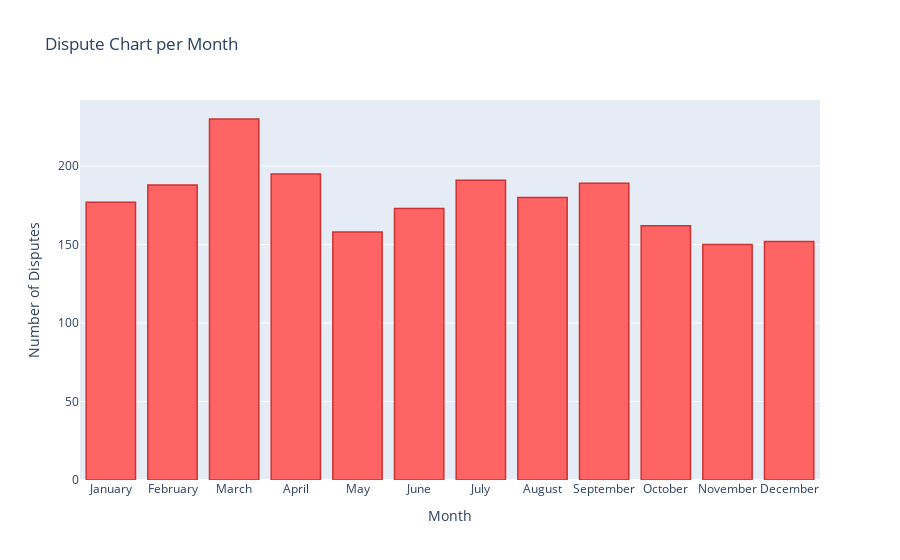

Notebook code for this chart:
### Code cell
# Create a bar chart for disputes
disputes_chart = go.Bar(
    x=months,
    y=disputes_by_month,
    name='Disputes',
    marker=dict(
        color='#FF6464',
        line=dict(
            color='#CD3232',
            width=1.5
        )
    )
)

# Create the first plot for disputes
fig_disputes = go.Figure(data=[disputes_chart])
fig_disputes.update_layout(title="Dispute Chart per Month",
                           xaxis_title="Month",
                           yaxis_title="Number of Disputes")

# Display the plots
fig_disputes.show()

### Figure 1 — Plotly figure (JSON) as saved in the notebook; plotly's stock layout.template omitted (floating-point values rounded to 4 significant figures)
{"data": [{"marker": {"color": "#FF6464", "line": {"color": "#CD3232", "width": 1.5}}, "name": "Disputes", "type": "bar", "x": ["January", "February", "March", "April", "May", "June", "July", "August", "September", "October", "November", "December"], "y": [177, 188, 230, 195, 158, 173, 191, 180, 189, 162, 150, 152]}], "layout": {"title": {"text": "Dispute Chart per Month"}, "xaxis": {"title": {"text": "Month"}}, "yaxis": {"title": {"text": "Number of Disputes"}}}}
